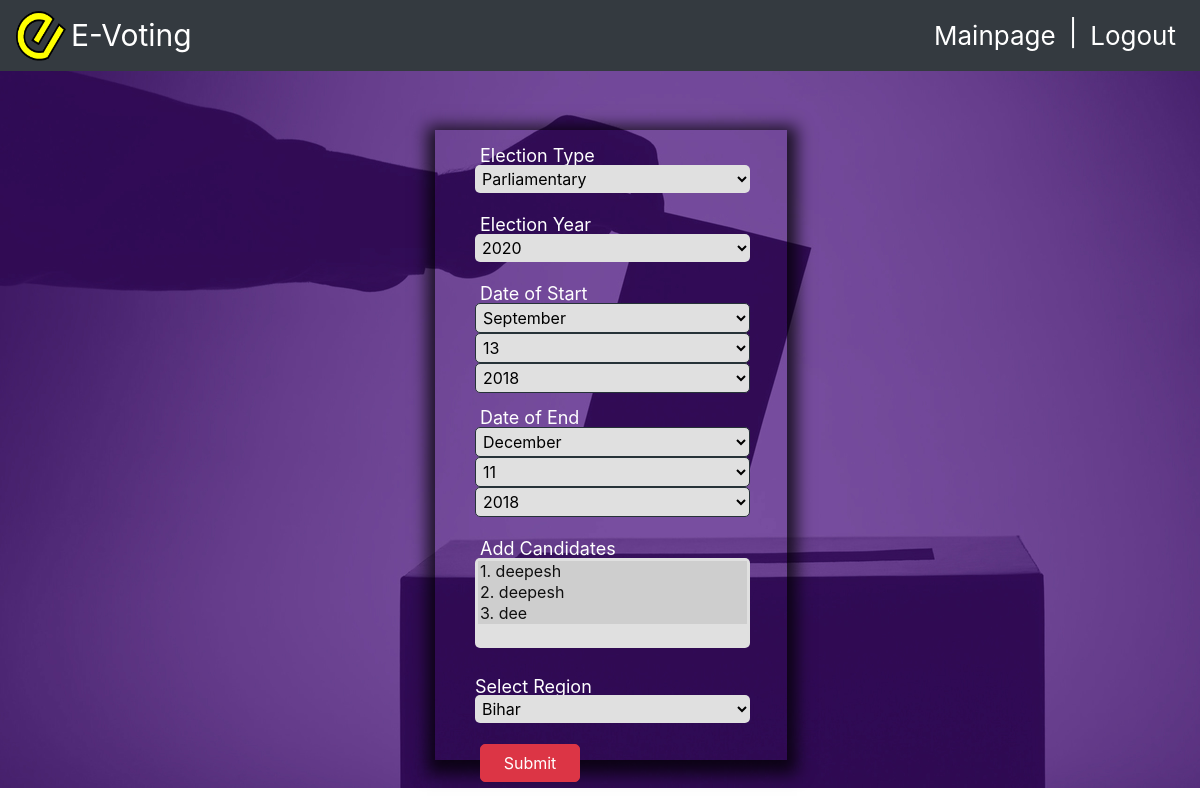
The page /organiser_app/election_edit/1 on the database as committed earlier.
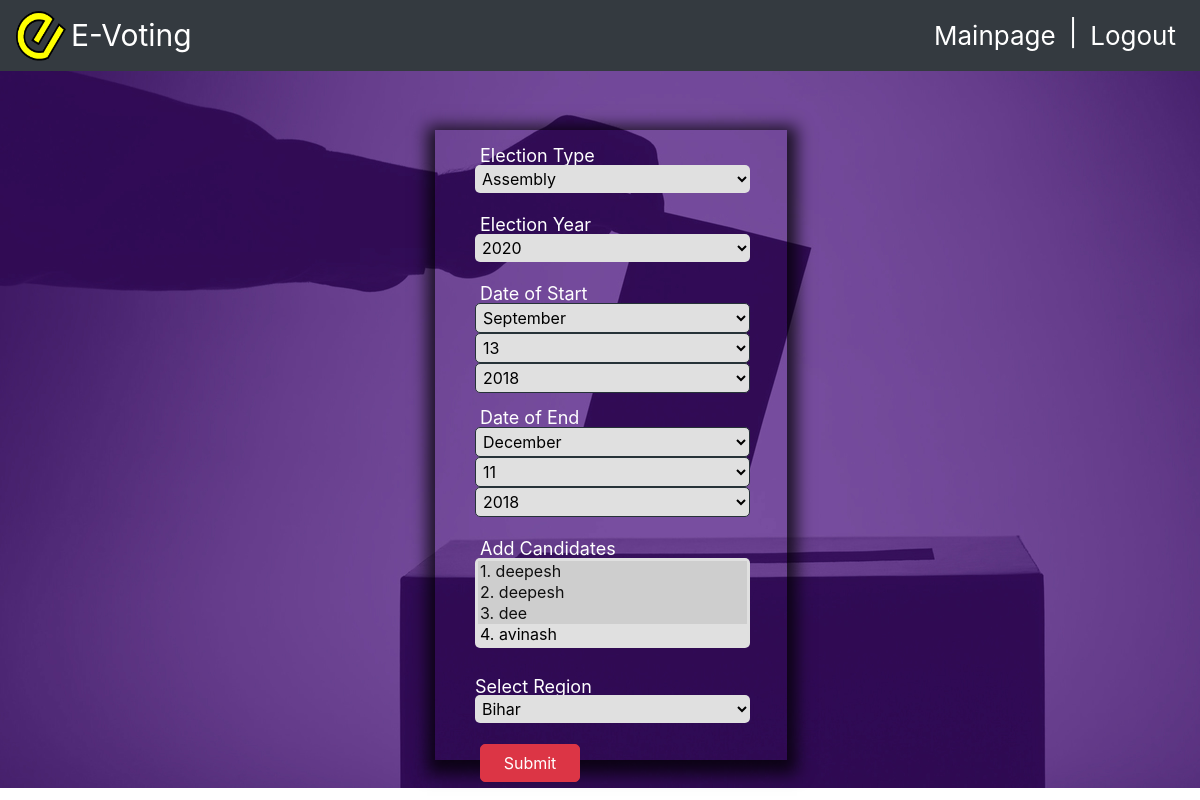
The same page on the database as committed later.
### organiser_app/models.py (models this page shows, shortened)
class Election(models.Model):
    election_type=models.CharField(choices=election_options,null=False,max_length=1,default="Parliamentary")
    election_id=models.AutoField(primary_key=True)
    election_year=models.CharField(null=False,choices=YEARS,default=2018,max_length=6)
    date_of_start=models.DateField(null=False)
    date_of_end=models.DateField(null=False)
    status=models.CharField(choices=statuses,max_length=2,default='0')
    candidates = models.ManyToManyField(to=Candidate)

### organiser_app/views.py (the view, shortened to what this page needs)
# urls.py: path('election_edit/<int:pk>',views.election_update,name="election_edit"),
def election_update(request,pk):
    template_name='organiser_app/election_update.html'
    election=get_object_or_404(Election,pk=pk)
    form=Electionform(request.POST or None,instance=election)
    return render(request,template_name,{'form':form})

### organiser_app/forms.py
class Electionform(forms.ModelForm):
    date_of_start = forms.DateField(widget=forms.SelectDateWidget(),initial=datetime.date.today)
    date_of_end = forms.DateField(widget=forms.SelectDateWidget(),initial=datetime.date.today)
    class Meta():
        model=Election
        fields=('election_type','election_year','date_of_start','date_of_end', 'candidates')

### organiser_app/models.py (called while the page is built)
    def __str__(self):
        return str(self.candidate_id) +"."+" "+ self.candidate_name

### templates/organiser_app/election_update.html (shortened to what the changed rows need)
<!doctype html>
{% load staticfiles %}
{% load widget_tweaks %}
<html lang="en">
   <head>
      <link rel="stylesheet" href="https://stackpath.bootstrapcdn.com/bootstrap/4.1.3/css/bootstrap.min.css">
      <link rel="stylesheet" href="https://cdnjs.cloudflare.com/ajax/libs/font-awesome/4.7.0/css/font-awesome.min.css">
   </head>
   <body style="background-image:url({% static 'images/back.jpg' %});background-repeat: no-repeat;height:100%;background-attachment:fixed" >
      <div class="container-fluid h-100 text-dark " style="margin-top:100px">
         <div class="row justify-content-center align-items-center h-100">
            <div class="col col-sm-6 col-md-6 col-lg-4 col-xl-3">
               <form action=" " method="post" class="form-container">
               <div style="margin-left:40px;margin-top:30px;">
                  <div class="form-group row" style="margin-top:-32px">
                     <div class="col-sm-12">
                        {{ form.election_type |add_class:"input100"|attr:"id=ElectionType"|attr:"onchange:myFunction()"}}
                     </div>
                  </div>
                  <div class="form-group row" style="margin-top:-32px">
                     <div class="col-sm-12">
                        {{ form.election_year|add_class:"input100"}}
                     </div>
                  </div>
                  <div class="form-group row" style="margin-top:-32px">
                     <div class="col-sm-12">
                        {{ form.candidates|add_class:"input100" }}
                     </div>
                  </div>
               </div>
               </form>
            </div>
         </div>
       </div>
   </body>
</html>

Rows that differ between the two databases and show on the page:
changed Election: election_type "Parliamentary" → "Assembly"
Other text that changed with them:
form field candidates: "1. deepesh ☑ / 2. deepesh ☑ / 3. dee ☑" → "1. deepesh ☑ / 2. deepesh ☑ / 3. dee ☑ / 4. avinash"
